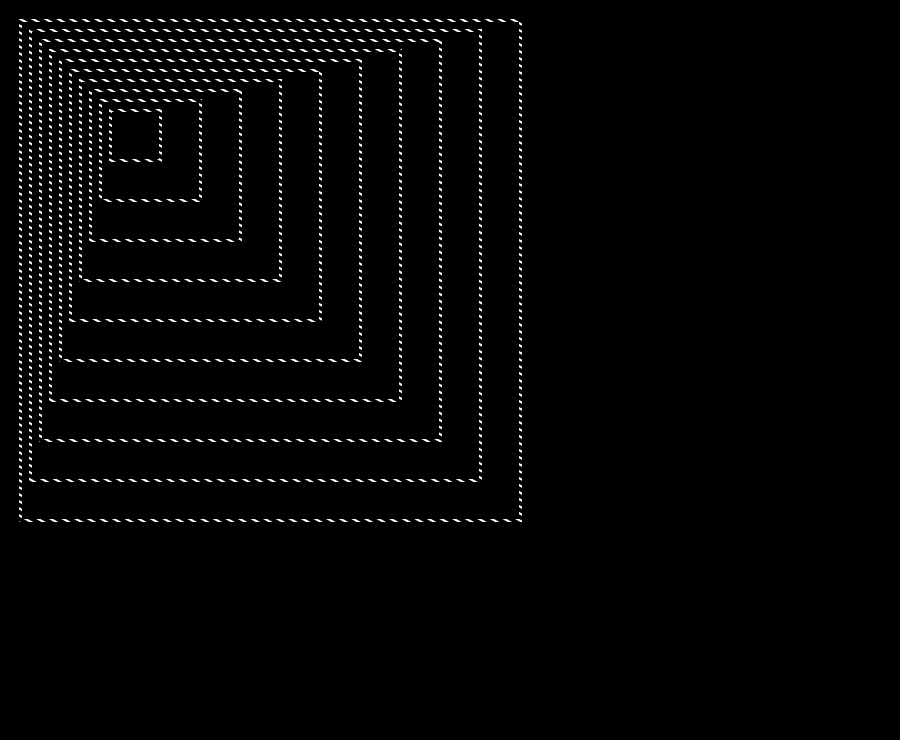
Frame 1 (no input)
Frame 60 (the mouse pressed at the canvas centre just before this capture): identical to frame 1, image omitted
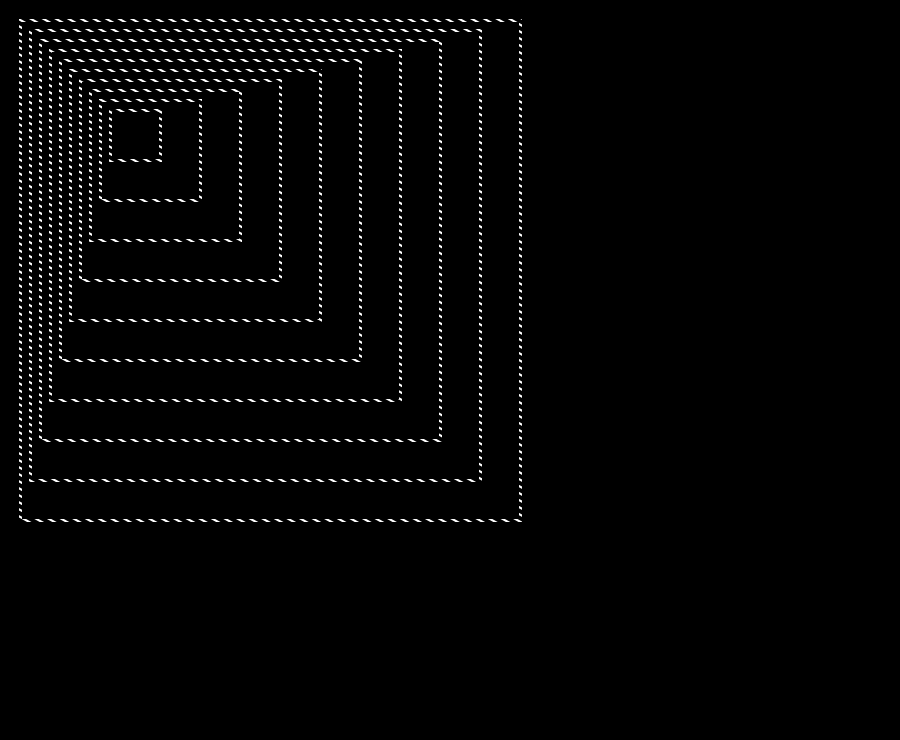
Frame 120 (the mouse held since frame 60 and released just before this capture)

The Processing sketch that drew these frames (run headless with seeded random() and noise(); from frame 60 on, the mouse is pressed at the canvas centre):

// Processing sketch: Colas_Julie_modifi_01
// ── Colas_Julie_modifi_01.pde
/**
 * Julie Colas
 * Dotted Line
 *
 */

float v;
int yStep=7;
int rect=10;
float r = 10;

void setup() {
  size(900, 740);
  smooth(8);
  noFill();
}

void draw() {
  background(0);
  drawSquare();
  drawLine();
  v+=0.25;
  if (v==yStep) v=0;
}

void drawSquare() {
  stroke(255);
  strokeWeight(3);
  for (int i=0; i<rect; i++) {
    float a = 20+r*rect-r*(i+1); 
    float b = (i+1)*r*5;
    rect(a, a, b, b);
  }
}

void drawLine() {
  for (int y=0; y<height+500; y+=yStep) {
    stroke(0);
    strokeWeight(4);
    line(0, y+v-500, width, y+v);
  }
}
